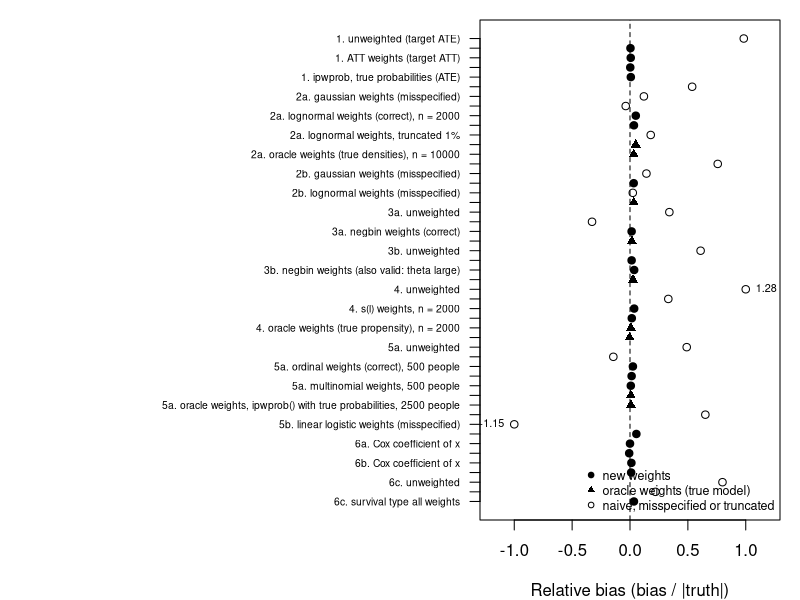

Generate this figure with R: (Note: this script raises an error after producing the figure.)
## ---- chunk 1
knitr::opts_chunk$set(collapse = TRUE, comment = "#>", fig.width = 7, out.width = "100%")
res <- read.csv("simulation-results.csv", check.names = FALSE)
se <- read.csv("simulation-se.csv", check.names = FALSE)
show <- function(prefix) {
  tab <- res[startsWith(res$scenario, prefix),
             c("method", "truth", "mean", "bias", "mcse", "emp.sd", "rmse", "reps")]
  knitr::kable(tab, row.names = FALSE, digits = 3,
               col.names = c("Method", "Truth", "Mean estimate", "Bias", "MCSE of bias",
                             "Empirical SD", "RMSE", "Replications"))
}
show_se <- function(prefix) {
  tab <- se[startsWith(se$scenario, prefix), ]
  tab <- data.frame(tab$method, round(tab$mean.est, 3), round(tab$emp.se, 3),
                    round(tab$model.se, 3), round(tab$var.ratio, 2),
                    sprintf("%+.1f (%.1f)", tab$rel.error, tab$mcse.rel.error),
                    round(tab$coverage, 3), round(tab$mcse.cov, 3), tab$reps)
  knitr::kable(tab, row.names = FALSE, align = c("l", rep("r", 8)),
               col.names = c("Method", "Mean estimate", "Empirical SE", "Model SE",
                             "Variance ratio", "Relative error in model SE, % (MCSE)",
                             "Coverage of 95% CI", "MCSE of coverage", "Replications"))
}
# one row of the standard-error results, for the text
pick <- function(prefix, method) {
  se[startsWith(se$scenario, prefix) & startsWith(se$method, method), ][1, ]
}
vr <- function(prefix, method) formatC(pick(prefix, method)$var.ratio, format = "f", digits = 2)
re <- function(prefix, method) {
  p <- pick(prefix, method)
  sprintf("%+.0f%% (MCSE %.0f)", p$rel.error, p$mcse.rel.error)
}
cv <- function(prefix, method) sprintf("%.1f%%", 100 * pick(prefix, method)$coverage)
## ---- chunk 2
d <- res[!grepl("median", res$method), ]
d <- d[rev(seq_len(nrow(d))), ]
lab <- paste0(sub("\\..*", "", d$scenario), ". ", d$method)
type <- ifelse(grepl("oracle", d$method), "oracle",
         ifelse(grepl("misspecified|unweighted|adjustment|truncated", d$method), "other", "new"))
rel <- d$bias / abs(ifelse(d$truth == 0, 1, d$truth))
cap <- 1
op <- par(mar = c(4, 24, 1, 1))
plot(pmax(pmin(rel, cap), -cap), seq_along(lab), yaxt = "n", ylab = "",
     pch = c(new = 19, oracle = 17, other = 1)[type],
     xlab = "Relative bias (bias / |truth|)", xlim = c(-cap - 0.2, cap + 0.2))
axis(2, at = seq_along(lab), labels = lab, las = 1, cex.axis = 0.62)
abline(v = 0, lty = 2)
out <- abs(rel) > cap
if (any(out)) text(ifelse(rel[out] > 0, cap, -cap), which(out), sprintf("%.2f", rel[out]),
                   pos = ifelse(rel[out] > 0, 4, 2), cex = 0.65)
legend("bottomright", pch = c(19, 17, 1), bty = "n", cex = 0.75,
       legend = c("new weights", "oracle weights (true model)", "naive, misspecified or truncated"))
par(op)
## ---- chunk 3
show("1.")
## ---- chunk 4
show("2a")
## ---- chunk 5
show("2b")
## ---- chunk 6
show("3a")
## ---- chunk 7
show("3b")
## ---- chunk 8
show("4.")
## ---- chunk 9
show("5a")
## ---- chunk 10
show("5b")
## ---- chunk 11
show("6a")
show("6b")
## ---- chunk 12
show("6c")
## ---- chunk 13
show_se("7a")
show_se("7b")
## ---- chunk 14
show_se("7c")
## ---- chunk 15
show_se("7d")
